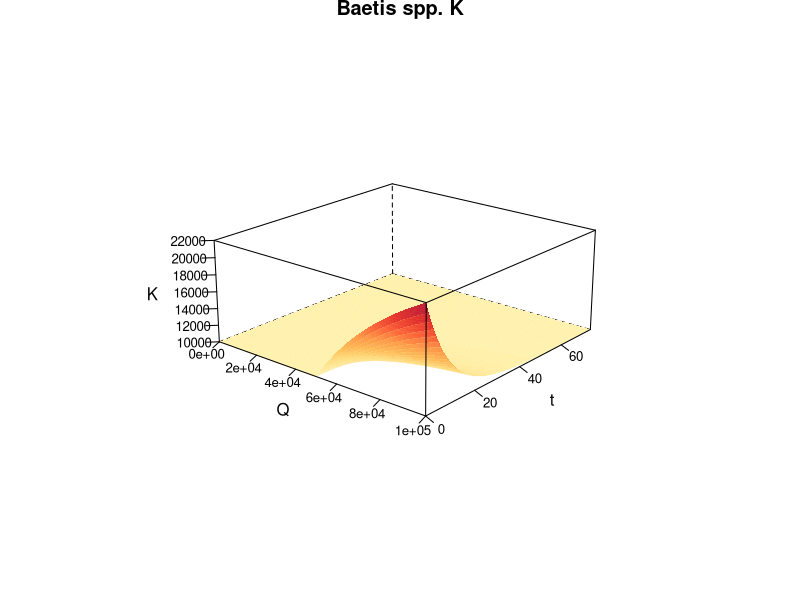

Write the R code that produced this figure.
################################
## Wireplot for Q, K, and tau
################################
library(tidyverse)
library(ggplot2)
library(lattice)
library(RColorBrewer)

## checkpos makes sure that the K-occupied term is positive, assigns 0 if not
checkpos <- function(x) {
  ifelse(x < 0, 0, x)
}

## Plot setup
clrs <- colorRampPalette(brewer.pal(9, "YlOrRd"))
trellis.par.set("axis.line", list(col = NA, lty = 1, lwd = 1))
theme.novpadding <- list(
  layout.heights = list(top.padding = 0, bottom.padding = 0),
  layout.widths = list(left.padding = 0, right.padding = 0)
)

## Minimum threshold of what is considered a flood
Qmin <- 50000 
## Half saturation constant
a <- 75000
## Rate that K returns to pre-disturbance level
g <- 0.1

## Maximum flood size to run model to
Qmax = 100000

## Timesteps to run model out to - days
t = 75



dfK <- data.frame(Q = seq(0, Qmax, by = 200))
for(i in 1:length(dfK$Q)){
if (dfK$Q[i] < Qmin) {
  dfK$Q[i] <- 0
} else {
  dfK$Q[i] <- (dfK$Q[i] - Qmin)/(a + dfK$Q[i]- Qmin)
}}

KQT <- data.frame(Q = numeric(((Qmax/200) + 1) * (t + 1)))
## Filling in Q
KQT$Q <- rep(seq(0, Qmax, by =200), each = t + 1)

for(i in 1:length(KQT$Q)){
  if (KQT$Q[i] < Qmin) {
    KQT$Qf[i] <- 0
  } else {
    KQT$Qf[i] <- (KQT$Q[i] - Qmin)/(a + KQT$Q[i]- Qmin)
  }}


for (i in 1:length(KQT$Q)){
# Calculate K arrying capacity immediately following the disturbance
  KQT$K0[i]  <- 10000 + ((40000-10000)*KQT$Qf[i])
  }

KQT$t <- rep(seq(0, t), (Qmax/200) + 1)

for (i in 1:length(KQT$Q)){
KQT$K[i] <- 10000 + (KQT$K0[i] - 10000) * exp(-g * KQT$t[i])}

wireframe(K ~ Q + t, data = KQT,
          aspect = c(1, .4),
          drape = TRUE,
          shade = FALSE,
          colorkey = FALSE,
          col = alpha('#ffeda0', 0.08),
          scales = list(arrows = FALSE, col = 'black'),
          screen = list(z = -40, x = -70),
          par.settings = theme.novpadding,
          col.regions = clrs(1000),
          main = 'Baetis spp. K')
